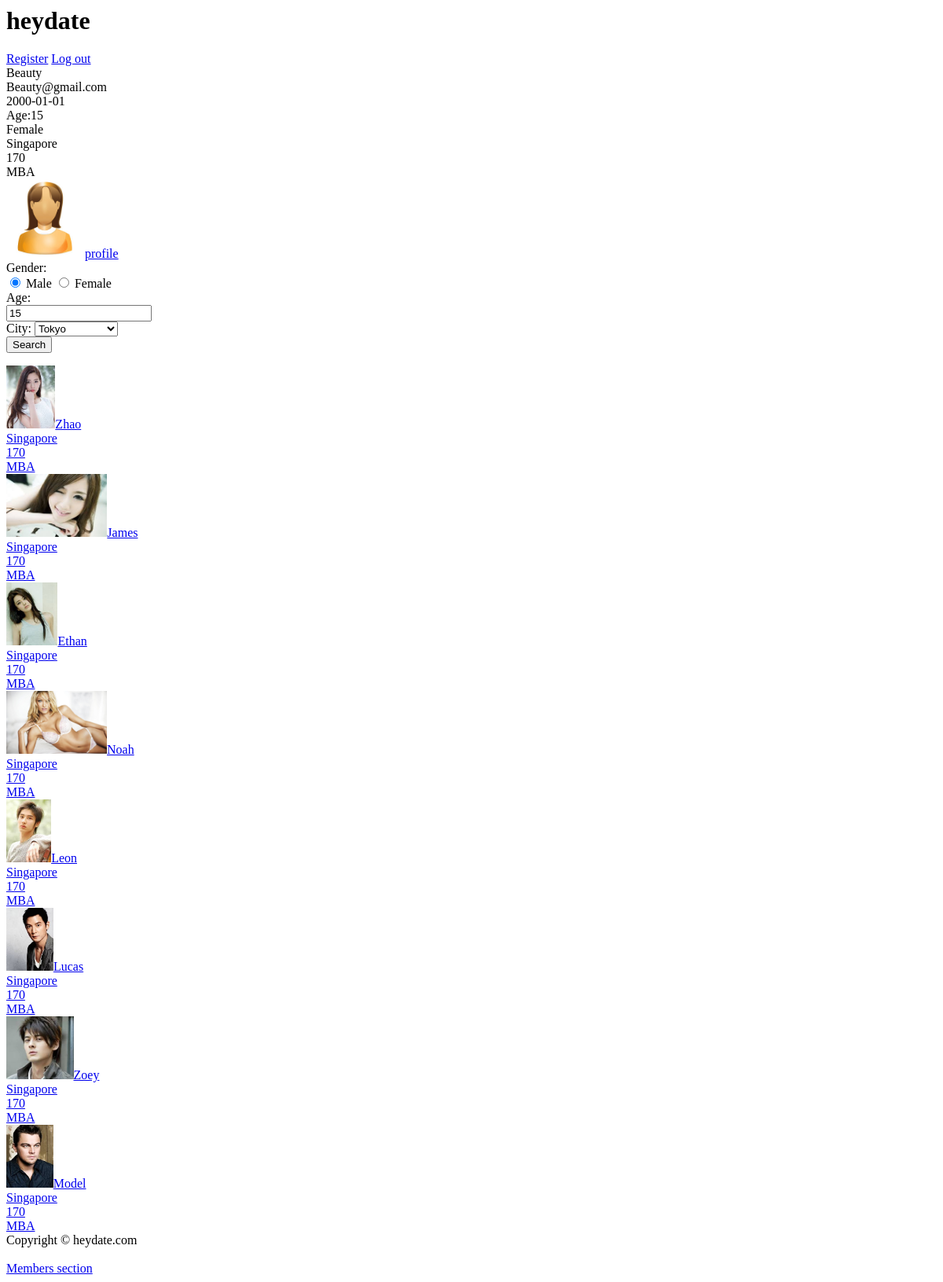
/ (signed in), run on the app's committed database.
### tables this page shows
create table users_account 
(	userID int unsigned not null auto_increment primary key,
	name varchar(20) not null, 
    password varchar(40) not null,
    email varchar(100) not null,   
    birthdate date not null,
    gender set('Male','Female') not null,
    city varchar(30) not null,
    height int unsigned not null,
    education varchar(20) not null, 
    profilePhoto varchar(50) DEFAULT NULL
);

### display_smallprofile.php (the view)
<?php
      while($row = $result->fetch_assoc()){
         echo '<a href="browse_profile.php?customerID='.$row['userID'].'">';
         echo '<div id = "users">';
         echo '<img src="users_profile_photo/'.
              ($row['profilePhoto']!=Null?$row['profilePhoto']:'default_male.jpg').'" height="80">';
         echo  $row['name'].'<br/>'.
               $row['city'].'<br/>'.
               $row['height'].'<br/>'.
               $row['education'].'<br/>';
         echo "</div></a>";
      }
?>

### dbconnect.php (shortened to what this page needs)
<?php
function print_basic_info($userID, $db) {
    $query = 'select * from users_account '
           ."where userID=".$userID;
    $result = $db->query($query);
    $row = $result->fetch_assoc();
    echo $row['name'].'<br/>'.
         $row['email'].'<br/>'.
         $row['birthdate'].'<br/>'.
         'Age:'.cal_age($row['birthdate']).'<br/>'.
         $row['gender'].'<br/>'.
         $row['city'].'<br/>'.
         $row['height'].'<br/>'.
         $row['education'].'<br/>';
    if ($row['profilePhoto']!=Null )
    {
        echo '<img src=users_profile_photo/'.$row['profilePhoto'].' height="100">';
    }elseif($row['gender'] == 'Male'){
        echo '<img src=users_profile_photo/default_male.jpg>';
    }else{
        echo '<img src=users_profile_photo/default_female.jpg>';
    }
}
function cal_age($birthdate) {
    $bday=date_create($birthdate);
    $today=date_create();
    $diff=date_diff($bday,$today);
    return $diff->y;
}
?>

### data on the page
users_account: name "Beauty", email "Beauty@gmail.com", birthdate "2000-01-01", birthdate "15", gender "Female", city "Singapore", height "170", education "MBA", profilePhoto (picture)
users_account: profilePhoto (picture), name "Zhao", city "Singapore", height "170", education "MBA"
users_account: profilePhoto (picture), name "James", city "Singapore", height "170", education "MBA"
users_account: profilePhoto (picture), name "Ethan", city "Singapore", height "170", education "MBA"
users_account: profilePhoto (picture), name "Noah", city "Singapore", height "170", education "MBA"
users_account: profilePhoto (picture), name "Leon", city "Singapore", height "170", education "MBA"
users_account: profilePhoto (picture), name "Lucas", city "Singapore", height "170", education "MBA"
users_account: profilePhoto (picture), name "Zoey", city "Singapore", height "170", education "MBA"
users_account: profilePhoto (picture), name "Model", city "Singapore", height "170", education "MBA"

### other printed values
form field city "Tokyo"
